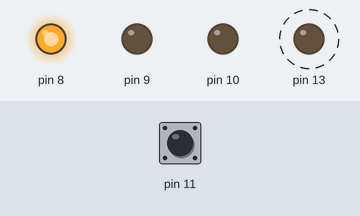
Simulated run of this sketch. Board: Arduino Uno, built with avr-gcc and run on an emulated ATmega328P. Parts: output pins drawn as LEDs (lit = HIGH). Dashed ring = blinking. The test bench sets the inputs (shaded band); at power-on: pin 11 HIGH.

Above: at 5.05 s.
5.1 s: pin 11 pulled LOW for 0.15 s
At 6.8 s:
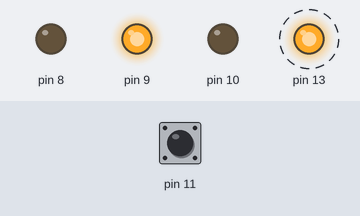
8.2 s: pin 11 pulled LOW for 1 s
At 10.8 s:
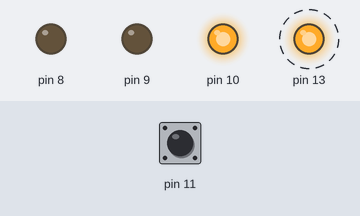
12.2 s: pin 11 pulled LOW for 3.2 s
At 14.3 s:
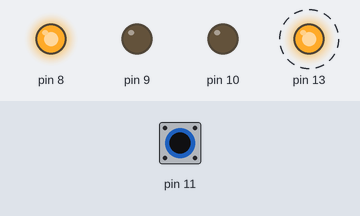
Timing chart, 0 to 24.4 s (numbered marks = the images above; inputs shaded):
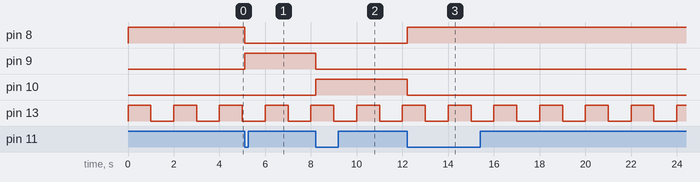

The sketch:

test-code.ino
```cpp
/*
    Writter by Ahmed khairy
    on Wednesday 7/8/2019
    using arduino uno
    Testing all instruction until today
*/
#include <avr/io.h>
#include <util/delay.h>
#include <avr/interrupt.h>
ISR(PCINT0_vect)
{
  cli();
  if (!(PINB & (1 << PB3)))
  {
    if (PINB & (1 << PB0))
    {
      PORTB ^= (1 << PB0);
      PORTB ^= (1 << PB1);
    }
    else if (PINB & (1 << PB1))
    {
      PORTB ^= (1 << PB1);
      PORTB ^= (1 << PB2);
    }
    else if (PINB & (1 << PB2))
    {
      PORTB ^= (1 << PB2);
      PORTB ^= (1 << PB0);
    }
  }
  sei();
}
int main(void)
{
  //DDRB |= (1 << PB5);   //make portb pin5 as output
  PCICR |= (1 << PCIE0);
  PCMSK0 |= (1 << PCINT3);
  sei();
  DDRB = 0b00100111;  //define b 0,1,2 and 5 as output and the rest is input
  PORTB |= 0b000001001; //turn on pb0 and set the pull up resistor of pin 3
  while (1)
  {
    /*
      PORTB |= (1 << PB0);  //turn on the led
      _delay_ms(1000);
      PORTB &= ~(1 << PB0);  //turn oFF the led
      PORTB |= (1 << PB1);
      _delay_ms(1000);
      PORTB |= (1 << PB1);  //turn on the led
      _delay_ms(1000);
      PORTB &= ~(1 << PB1);  //turn oFF the led
      PORTB |= (1 << PB2);
      _delay_ms(1000);
      PORTB |= (1 << PB2);  //turn on the led
      _delay_ms(1000);
      PORTB &= ~(1 << PB2);  //turn oFF the led
      PORTB |= (1 << PB0);
      _delay_ms(1000);
    */
    PORTB |= (1 << PB5);
    _delay_ms(1000);
    PORTB &= ~(1 << PB5);
    _delay_ms(1000);

    /*  PORTB ^= (1 << PB1);
        PORTB ^= (1 << PB2);
        _delay_ms(1000);
        PORTB ^= (1 << PB2);
        PORTB ^= (1 << PB0);
        _delay_ms(1000);
    */
  }
}
/*
  DDRB |= (1 << PB5) | (1 << PB4); //ON BOARD LED IS OUTPUT
  PORTB |= (1 << PB0);
  PCICR |= (1 << PCIE0);
  PCMSK0 |= (1 << PCINT0);
  SREG |= (1 << 7); //sei(); can be used also
  while (1)
  {
  PORTB ^= (1 << PB5);
  _delay_ms(1000);
  }
  }*/
```

Measured:
- after the input at 5.1 s, pin 8: HIGH → LOW at once; pin 9: LOW → HIGH at once
- after the input at 8.2 s, pin 9: HIGH → LOW at once; pin 10: LOW → HIGH at once
- after the input at 12.2 s, pin 8: LOW → HIGH at once; pin 10: HIGH → LOW at once
- by itself, pin 13: alternates HIGH for 1.0 s and LOW for 1.0 s
